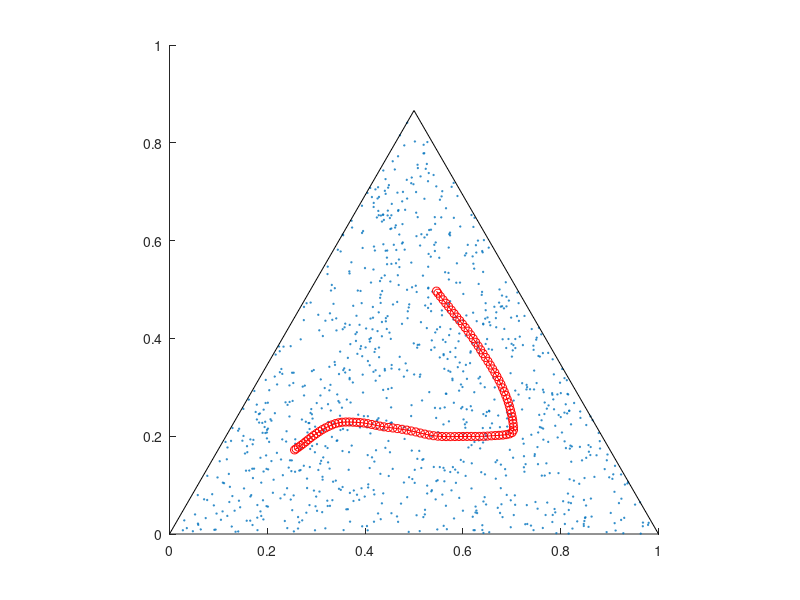

Reproduce this figure in MATLAB. (Note: a time limit stopped this script after it produced the figure.)
clear all
clc
clf

nRandomPoints = 1000;
nKohonenPoints = 100;

nOrderIts = 1e3;
nConvIts = 5e4;

initNbhWidth = 100;     % Change between 100 and 5 for a) and b)
initLearnRate = 0.1;
tau = 200;

convNbhWidth = 0.9;
convLearnRate = 0.01;

% Generate point cloud in triangle shape

leftLine = @(x) sqrt(3)*x;
rightLine = @(x) sqrt(3)*(1-x);
plotLine = [0, 0 ; 0.5, sqrt(3/4) ; 1, 0 ];

randomPoints = zeros(nRandomPoints,2);

for i = 1:nRandomPoints
    while randomPoints(i,2) > leftLine(randomPoints(i,1)) || randomPoints(i,2) > rightLine(randomPoints(i,1)) || isequal(randomPoints(i,:),[0,0])
        randomPoints(i,:) = rand(1,2);    % Generate new random coords
    end                             % until we get a pt below the two lines
end


% Initialize Kohonen network to vertical line at x = 0.5
%kohonenPoints = [linspace(0.5,0.5,nKohonenPoints)',linspace(0,sqrt(3/4),nKohonenPoints)'];
% Let's try just random positions instead - seems to work well
kohonenPoints = rand(nKohonenPoints,2);
kohonenPoints(:,2) = kohonenPoints(:,2) * sqrt(3/4);
%kohonenPoints = randomPoints(1:nKohonenPoints,:);

kohonenPointWeights  = zeros(nKohonenPoints,1); % Used to color points by neighbourhood function value, during debugging

% % Check initalization
% kohonenColors = zeros(nKohonenPoints,3);      % Linear coloring from start to end
% kohonenColors(:,1) = linspace(0,1,nKohonenPoints)';
% kohonenColors(:,3) = linspace(1,0,nKohonenPoints)';
% scatter(kohonenPoints(:,1),kohonenPoints(:,2),10,kohonenColors)

% Set functions for neighbourhood width and learning rate
nbhWidthFunc = @(t) initNbhWidth * exp(-t/tau);
learnRateFunc = @(t) initLearnRate * exp(-t/tau);

figure(1)
% Start ordering iterations
for iOrderIt = 1:nOrderIts
    % Select a random point from our sample
    iRandomPoint = floor(rand()*nRandomPoints) + 1;
    selectedPoint = randomPoints(iRandomPoint,:);
    
    % Find the closest Kohonen point
    smallestNorm = Inf;
    for iKohonenPoint = 1:nKohonenPoints
        currentNorm = norm(kohonenPoints(iKohonenPoint,:) - randomPoints(iRandomPoint,:));
        if currentNorm < smallestNorm
            smallestNorm = currentNorm;
            iSmallestNorm = iKohonenPoint;
        end
    end
    winningPos = kohonenPoints(iSmallestNorm,:);
        
    % Move the Kohonen points
    for iKohonenPoint = 1:nKohonenPoints
        currentPos = kohonenPoints(iKohonenPoint,:);
        
        nbhWidth = nbhWidthFunc(iOrderIt);
        nbhFunction = exp(-(iSmallestNorm-iKohonenPoint)^2 / (2*nbhWidth^2));
        
        kohonenPointWeights(iKohonenPoint) = nbhFunction;
        
        learnRate = learnRateFunc(iOrderIt);
        
        newPos = currentPos + learnRate*nbhFunction*(selectedPoint-currentPos);
        
        kohonenPoints(iKohonenPoint,:) = newPos;
    end
    

%     % Plotting to see progress, disable after debugging
%     scatter(randomPoints(:,1), randomPoints(:,2),1)
%     axis equal
%     hold on
%     plot(randomPoints(iRandomPoint,1),randomPoints(iRandomPoint,2),'or')
%     kohonenColors = zeros(nKohonenPoints,3);
%     kohonenColors(:,1) = kohonenPointWeights / max(kohonenPointWeights);
%     kohonenColors(:,3) = 1 - kohonenPointWeights / max(kohonenPointWeights);
%     scatter(kohonenPoints(:,1),kohonenPoints(:,2),10,kohonenColors)
%     text(0,0.2,num2str(iOrderIt));
%     hold off
%     %pause(0.0000001)
%     %pause

    
end     % End of ordering phase

% Plotting final result
scatter(randomPoints(:,1), randomPoints(:,2),1)
axis equal
hold on
plot(kohonenPoints(:,1),kohonenPoints(:,2),'-or')
plot(plotLine(:,1),plotLine(:,2),'-k');
axis([0 1 0 1])
hold off

filename =  ['t1' num2str(initNbhWidth) 'o.png'];
saveas(gcf,filename,'png')


figure(2)
% Start convergence iterations
for iConvIt = 1:nConvIts
    % Select a random point from our sample
    iRandomPoint = floor(rand()*nRandomPoints) + 1;
    selectedPoint = randomPoints(iRandomPoint,:);
    
    % Find the closest Kohonen point
    smallestNorm = Inf;
    for iKohonenPoint = 1:nKohonenPoints
        currentNorm = norm(kohonenPoints(iKohonenPoint,:) - randomPoints(iRandomPoint,:));
        if currentNorm < smallestNorm
            smallestNorm = currentNorm;
            iSmallestNorm = iKohonenPoint;
        end
    end
    winningPos = kohonenPoints(iSmallestNorm,:);
        
    % Move the Kohonen points
    for iKohonenPoint = 1:nKohonenPoints
        currentPos = kohonenPoints(iKohonenPoint,:);
        
        nbhFunction = exp(-(iSmallestNorm-iKohonenPoint)^2 / (2*convNbhWidth^2));
        
        newPos = currentPos + convLearnRate*nbhFunction*(selectedPoint-currentPos);
        
        kohonenPoints(iKohonenPoint,:) = newPos;
    end
    
%     % Plotting to see progress, disable after debugging
%     if mod(iConvIt,100)==0
%         scatter(randomPoints(:,1), randomPoints(:,2),1)
%         axis equal
%         hold on
%         plot(randomPoints(iRandomPoint,1),randomPoints(iRandomPoint,2),'or')
%         plot(kohonenPoints(:,1),kohonenPoints(:,2),'-or')
%         text(0,0.2,num2str(iConvIt));
%         hold off
%         pause(0.0000001)
%         %pause
%     end
    
end     % End of convergence phase


% Plot final result
scatter(randomPoints(:,1), randomPoints(:,2),1)
axis equal
hold on
plot(kohonenPoints(:,1),kohonenPoints(:,2),'-or')
plot(plotLine(:,1),plotLine(:,2),'-k');
axis([0 1 0 1])
hold off

filename =  ['t1' num2str(initNbhWidth) 'c.png'];
saveas(gcf,filename,'png')
